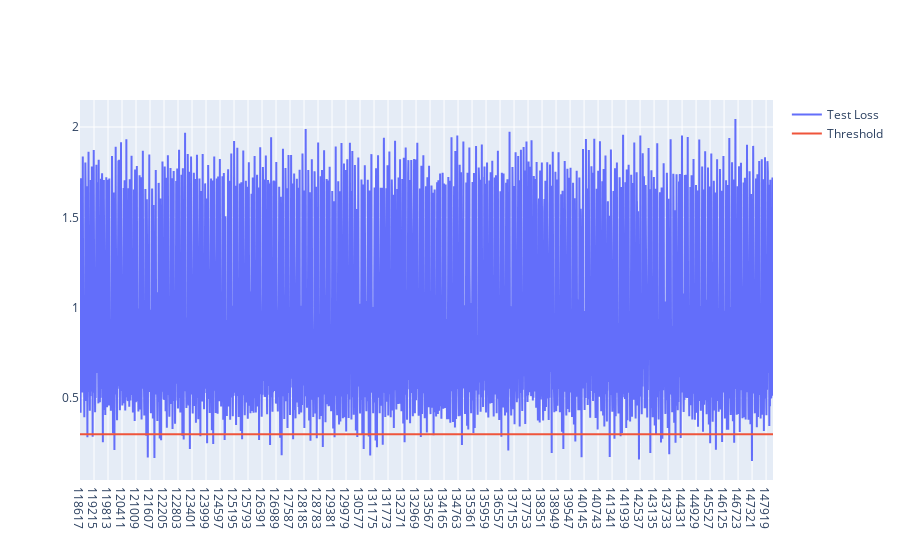

The code cell stored with this chart in its notebook:
### Code cell
fig = go.Figure()
fig.add_trace(go.Scatter(x=test[timesteps:].Time, y=test_score_df.loss,
                    mode='lines',
                    name='Test Loss'))
fig.add_trace(go.Scatter(x=test[timesteps:].Time, y=test_score_df.threshold,
                    mode='lines',
                    name='Threshold'))
fig.update_layout(showlegend=True)
fig.show()

### Figure 1 — Plotly figure (JSON) as saved in the notebook; plotly's stock layout.template omitted (floating-point values rounded to 4 significant figures; data arrays with more than 128 entries replaced by an {"elided": "..."} marker saying what was removed)
{"data": [{"mode": "lines", "name": "Test Loss", "type": "scatter", "x": {"elided": "29623 str values"}, "y": {"elided": "29598 float values"}}, {"mode": "lines", "name": "Threshold", "type": "scatter", "x": {"elided": "29623 str values"}, "y": {"elided": "29598 float values"}}], "layout": {"showlegend": true}}
